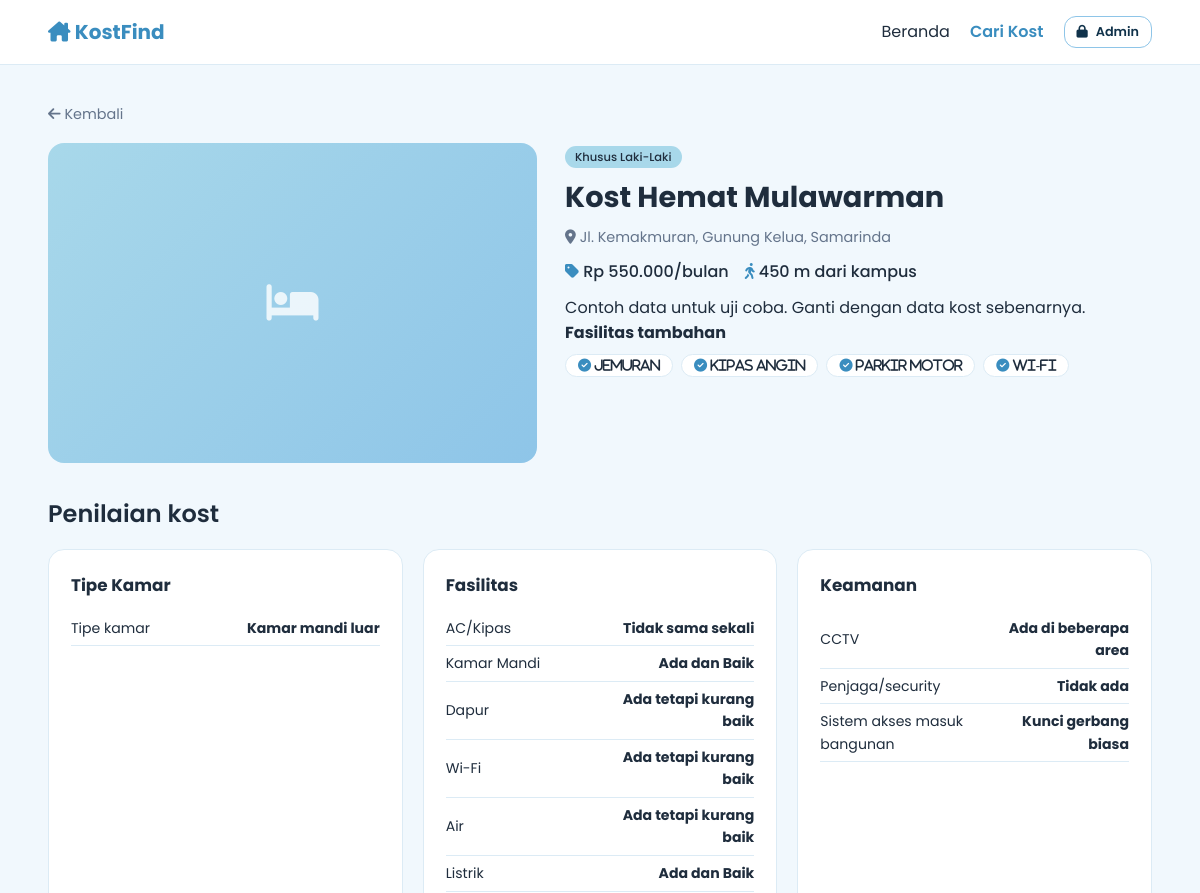
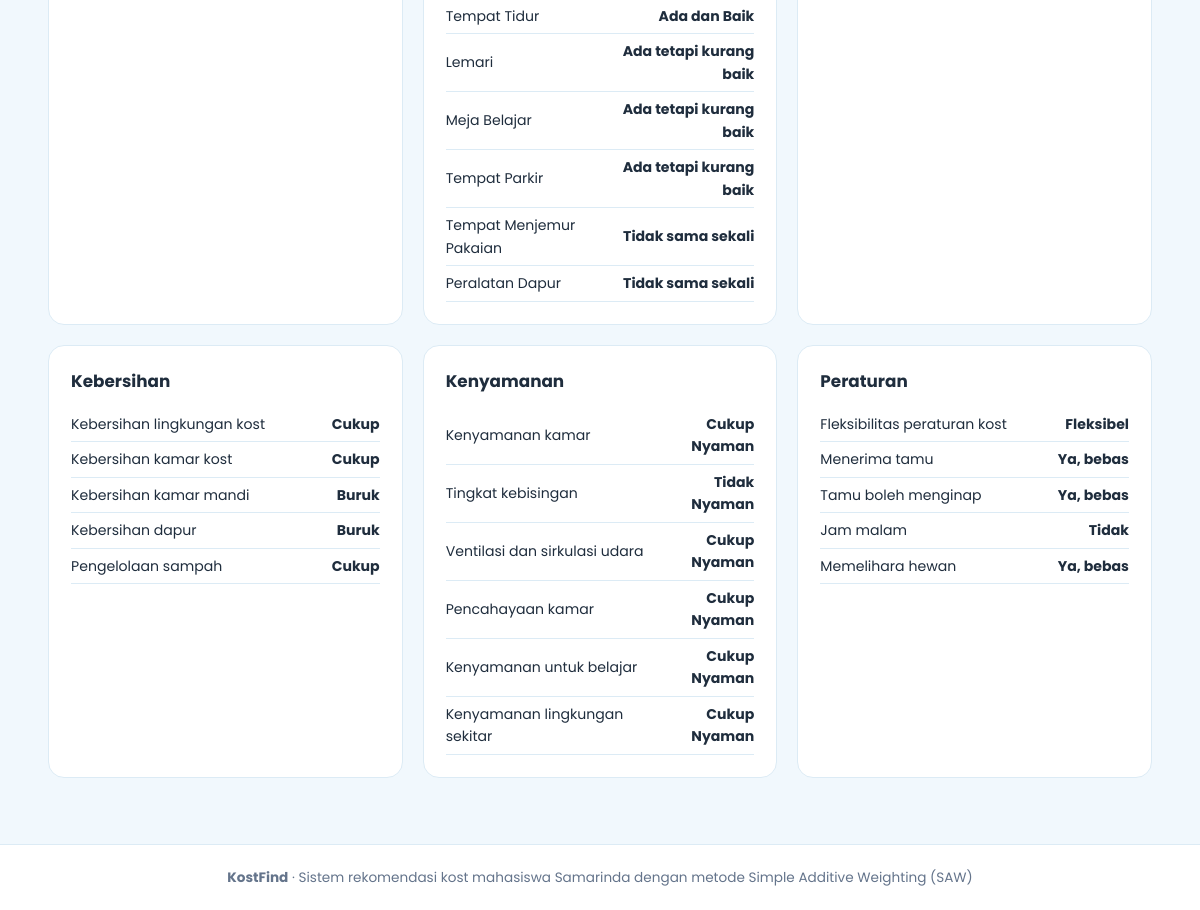
The page /detail.php?id=5 on the database its author committed (2 pictures, top to bottom).
### tables this page shows
CREATE TABLE kost (
  id INT UNSIGNED AUTO_INCREMENT PRIMARY KEY,
  nama VARCHAR(120) NOT NULL,
  alamat VARCHAR(255) NOT NULL,
  tipe_kost ENUM('Khusus Perempuan','Khusus Laki-Laki','Campuran') NOT NULL,   
  harga_bulan INT UNSIGNED NOT NULL,          
  jarak_meter INT UNSIGNED NOT NULL,          
  deskripsi TEXT NULL,
  foto VARCHAR(255) NULL,
  status ENUM('aktif','nonaktif') NOT NULL DEFAULT 'aktif',
  created_at TIMESTAMP DEFAULT CURRENT_TIMESTAMP
);

CREATE TABLE fasilitas (
  id INT UNSIGNED AUTO_INCREMENT PRIMARY KEY,
  nama VARCHAR(80) NOT NULL UNIQUE,
  ikon VARCHAR(40) NOT NULL DEFAULT 'fa-circle-check'
);

CREATE TABLE opsi_nilai (
  id INT UNSIGNED AUTO_INCREMENT PRIMARY KEY,
  kriteria_id INT UNSIGNED NOT NULL,
  label VARCHAR(60) NOT NULL,
  skor TINYINT UNSIGNED NOT NULL,
  FOREIGN KEY (kriteria_id) REFERENCES kriteria(id) ON DELETE CASCADE,
  UNIQUE (kriteria_id, skor)
);

CREATE TABLE kriteria (
  id INT UNSIGNED AUTO_INCREMENT PRIMARY KEY,
  kode VARCHAR(5) NOT NULL UNIQUE,            
  nama VARCHAR(100) NOT NULL,
  kelompok VARCHAR(30) NOT NULL,              
  tipe ENUM('benefit','cost') NOT NULL,
  bobot DECIMAL(5,2) NOT NULL,                
  kolom_kost VARCHAR(20) NULL                 
);

### backend/get_kost.php (called while the page is built)
<?php
function get_kost(mysqli $conn, int $id): ?array {
    $st = $conn->prepare("SELECT * FROM kost WHERE id = ? AND status = 'aktif'");
    $st->bind_param('i', $id);
    $st->execute();
    return $st->get_result()->fetch_assoc() ?: null;
}
function get_fasilitas_kost(mysqli $conn, int $id): array {
    $st = $conn->prepare("SELECT f.nama, f.ikon FROM kost_fasilitas kf JOIN fasilitas f ON f.id = kf.fasilitas_id WHERE kf.kost_id = ? ORDER BY f.nama");
    $st->bind_param('i', $id);
    $st->execute();
    return $st->get_result()->fetch_all(MYSQLI_ASSOC);
}
function get_penilaian_kost(mysqli $conn, int $id): array {
    $st = $conn->prepare("SELECT k.kelompok, k.nama, o.label FROM kriteria k
        LEFT JOIN nilai_kost n ON n.kriteria_id = k.id AND n.kost_id = ?
        LEFT JOIN opsi_nilai o ON o.kriteria_id = k.id AND o.skor = n.nilai
        WHERE k.kolom_kost IS NULL ORDER BY k.id");
    $st->bind_param('i', $id);
    $st->execute();
    $out = [];
    foreach ($st->get_result() as $r) $out[$r['kelompok']][] = $r;
    return $out;
}

### koneksi.php (called while the page is built, shortened)
<?php
function e($s) { return htmlspecialchars((string)$s, ENT_QUOTES, 'UTF-8'); }
function rupiah($n) { return 'Rp ' . number_format((int)$n, 0, ',', '.'); }
function jarak_fmt($m) { $m = (int)$m; return $m < 1000 ? $m . ' m' : number_format($m / 1000, 1, ',', '.') . ' km'; }

### detail.php (the view, shortened to what this page needs)
<?php
require_once 'koneksi.php';
require_once 'backend/get_kost.php';
$k = get_kost($conn, (int)($_GET['id'] ?? 0));
$fas = get_fasilitas_kost($conn, $k['id']);
$nilai = get_penilaian_kost($conn, $k['id']);
include 'includes/header.php';
?>
<main class="container section">
  <a href="javascript:history.back()" class="muted"><i class="fa-solid fa-arrow-left"></i> Kembali</a>
  <div class="detail">
    <div class="detail-img" <?= $k['foto'] ? 'style="background-image:url(\'uploads/' . e($k['foto']) . '\')"' : '' ?>>
      <?php if (!$k['foto']): ?><i class="fa-solid fa-bed"></i><?php endif; ?></div>
    <div>
      <span class="tag static"><?= e($k['tipe_kost']) ?></span>
      <h1><?= e($k['nama']) ?></h1>
      <p class="muted"><i class="fa-solid fa-location-dot"></i> <?= e($k['alamat']) ?></p>
      <div class="meta big">
        <span><i class="fa-solid fa-tag"></i> <?= rupiah($k['harga_bulan']) ?>/bulan</span>
        <span><i class="fa-solid fa-person-walking"></i> <?= jarak_fmt($k['jarak_meter']) ?> dari kampus</span>
      </div>
      <p><?= nl2br(e($k['deskripsi'] ?: 'Belum ada deskripsi.')) ?></p>
      <?php if ($fas): ?><h4>Fasilitas tambahan</h4>
        <div class="fas"><?php foreach ($fas as $f): ?><span><i class="fa-solid <?= e($f['ikon']) ?>"></i> <?= e($f['nama']) ?></span><?php endforeach; ?></div>
      <?php endif; ?>
    </div>
  </div>
  <h2 class="title">Penilaian kost</h2>
  <div class="grid grid-2">
    <?php foreach ($nilai as $grup => $list): ?>
      <div class="panel"><h3><?= e($grup) ?></h3>
        <table class="mini"><?php foreach ($list as $r): ?>
          <tr><td><?= e($r['nama']) ?></td><td><b><?= e($r['label'] ?? '-') ?></b></td></tr>
        <?php endforeach; ?></table></div>
    <?php endforeach; ?>
  </div>
</main>
<?php include 'includes/footer.php'; ?>

### css/style.css (style rules this page uses)
:root { --c1:#A8D8EA;--c2:#8EC5E8;--bg:#F1F8FD;--ink:#1F2D3D;--muted:#64748B;--white:#fff;--line:#DCEBF5;--dark:#3A8DBF;--r:16px }
* { box-sizing:border-box;margin:0 }
body { font-family:'Poppins',sans-serif;background:var(--bg);color:var(--ink);line-height:1.6 }
a { color:inherit;text-decoration:none }
.container { width:min(1120px,92%);margin:auto }
.section { padding:36px 0 }
.muted { color:var(--muted);font-size:.9rem }
.title { font-size:1.5rem;font-weight:600;margin-bottom:16px }
.grid { display:grid;grid-template-columns:repeat(auto-fill,minmax(290px,1fr));gap:20px }
.grid-2 { grid-template-columns:repeat(auto-fill,minmax(330px,1fr)) }
.card-img,.detail-img { background:linear-gradient(135deg,var(--c1),var(--c2)) center/cover;height:170px;display:grid;place-items:center;font-size:2.6rem;color:#ffffffcc;position:relative }
.tag { position:absolute;bottom:10px;left:10px;background:#ffffffe6;color:var(--ink);font-size:.72rem;padding:2px 10px;border-radius:99px;font-weight:500 }
.tag.static { position:static;display:inline-block;background:var(--c1) }
.meta { display:flex;flex-wrap:wrap;gap:6px 16px;margin:10px 0;font-size:.85rem;font-weight:500 }
.meta i { color:var(--dark) }
.meta.big { font-size:1rem }
.panel { background:var(--white);border:1px solid var(--line);border-radius:var(--r);padding:22px }
.panel h3 { margin-bottom:12px;font-size:1.05rem }
.detail { display:grid;grid-template-columns:1fr 1.2fr;gap:28px;margin:16px 0 32px }
.detail-img { height:320px;border-radius:var(--r) }
.detail h1 { font-size:1.8rem;margin:6px 0 }
.fas { display:flex;flex-wrap:wrap;gap:8px;margin-top:8px }
.fas span { background:var(--white);border:1px solid var(--line);padding:4px 12px;border-radius:99px;font-size:.82rem }
.fas i { color:var(--dark) }
.mini { width:100%;border-collapse:collapse;font-size:.88rem }
.mini td { padding:6px 0;border-bottom:1px solid var(--line) }
.mini td:last-child { text-align:right }

### rows shown on the page
kost: tipe_kost "Khusus Laki-Laki", nama "Kost Hemat Mulawarman", alamat "Jl. Kemakmuran, Gunung Kelua, Samarinda", harga_bulan "Rp 550.000", jarak_meter "450 m", deskripsi "Contoh data untuk uji coba. Ganti dengan data kost sebenarnya."
fasilitas: nama "Jemuran"
fasilitas: nama "Kipas angin"
fasilitas: nama "Parkir motor"
fasilitas: nama "Wi-Fi"
opsi_nilai: kriteria.nama "Tipe kamar", label "Kamar mandi luar"
opsi_nilai: kriteria.nama "AC/Kipas", label "Tidak sama sekali"
opsi_nilai: kriteria.nama "Kamar Mandi", label "Ada dan Baik"
opsi_nilai: kriteria.nama "Dapur", label "Ada tetapi kurang baik"
opsi_nilai: kriteria.nama "Wi-Fi", label "Ada tetapi kurang baik"
opsi_nilai: kriteria.nama "Air", label "Ada tetapi kurang baik"
opsi_nilai: kriteria.nama "Listrik", label "Ada dan Baik"
opsi_nilai: kriteria.nama "Tempat Tidur", label "Ada dan Baik"
opsi_nilai: kriteria.nama "Lemari", label "Ada tetapi kurang baik"
opsi_nilai: kriteria.nama "Meja Belajar", label "Ada tetapi kurang baik"
opsi_nilai: kriteria.nama "Tempat Parkir", label "Ada tetapi kurang baik"
opsi_nilai: kriteria.nama "Tempat Menjemur Pakaian", label "Tidak sama sekali"
opsi_nilai: kriteria.nama "Peralatan Dapur", label "Tidak sama sekali"
opsi_nilai: kriteria.nama "CCTV", label "Ada di beberapa area"
opsi_nilai: kriteria.nama "Penjaga/security", label "Tidak ada"
opsi_nilai: kriteria.nama "Sistem akses masuk bangunan", label "Kunci gerbang biasa"
opsi_nilai: kriteria.nama "Kebersihan lingkungan kost", label "Cukup"
opsi_nilai: kriteria.nama "Kebersihan kamar kost", label "Cukup"
opsi_nilai: kriteria.nama "Kebersihan kamar mandi", label "Buruk"
opsi_nilai: kriteria.nama "Kebersihan dapur", label "Buruk"
opsi_nilai: kriteria.nama "Pengelolaan sampah", label "Cukup"
opsi_nilai: kriteria.nama "Kenyamanan kamar", label "Cukup Nyaman"
opsi_nilai: kriteria.nama "Tingkat kebisingan", label "Tidak Nyaman"
opsi_nilai: kriteria.nama "Ventilasi dan sirkulasi udara", label "Cukup Nyaman"
opsi_nilai: kriteria.nama "Pencahayaan kamar", label "Cukup Nyaman"
opsi_nilai: kriteria.nama "Kenyamanan untuk belajar", label "Cukup Nyaman"
opsi_nilai: kriteria.nama "Kenyamanan lingkungan sekitar", label "Cukup Nyaman"
opsi_nilai: kriteria.nama "Fleksibilitas peraturan kost", label "Fleksibel"
opsi_nilai: kriteria.nama "Menerima tamu", label "Ya, bebas"
opsi_nilai: kriteria.nama "Tamu boleh menginap", label "Ya, bebas"
opsi_nilai: kriteria.nama "Jam malam", label "Tidak"
opsi_nilai: kriteria.nama "Memelihara hewan", label "Ya, bebas"

### other values the page prints
$grup "Tipe Kamar"
$grup "Fasilitas"
$grup "Keamanan"
$grup "Kebersihan"
$grup "Kenyamanan"
$grup "Peraturan"
